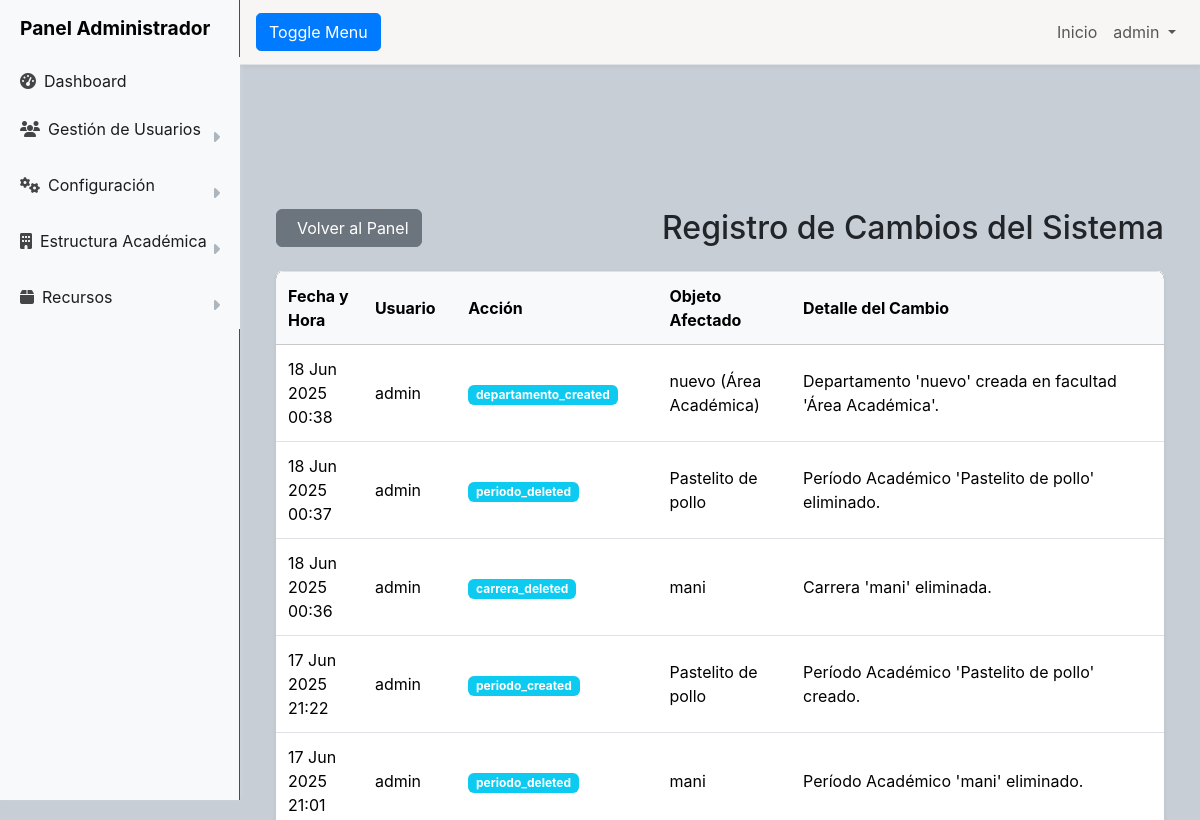
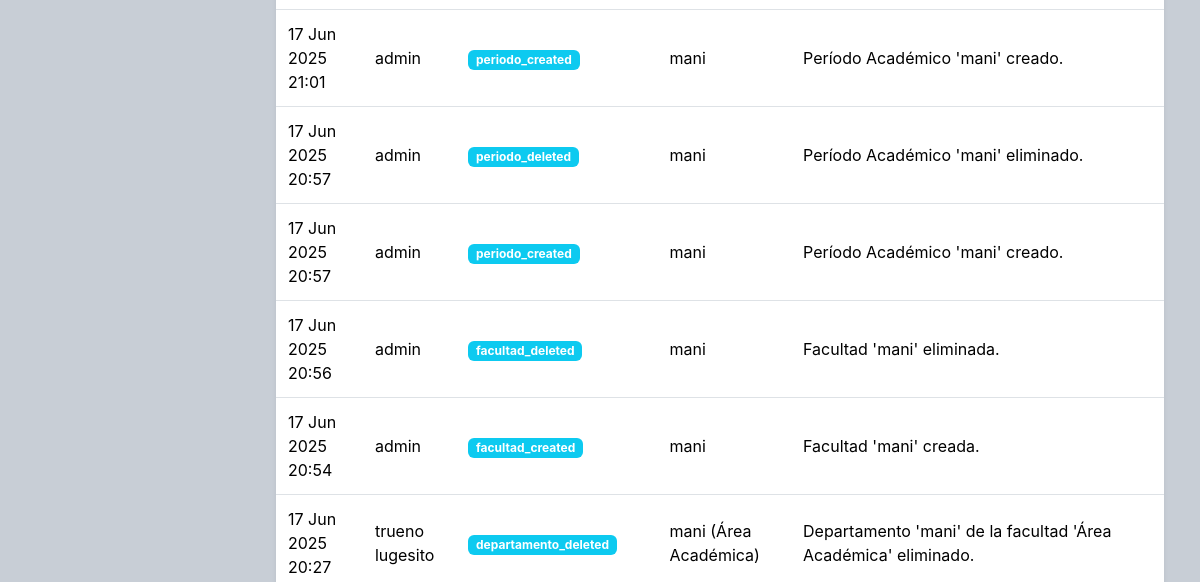
Page /administrador/registro_cambios/ (signed in, upper part) on the earlier database version (2 pictures, top to bottom).
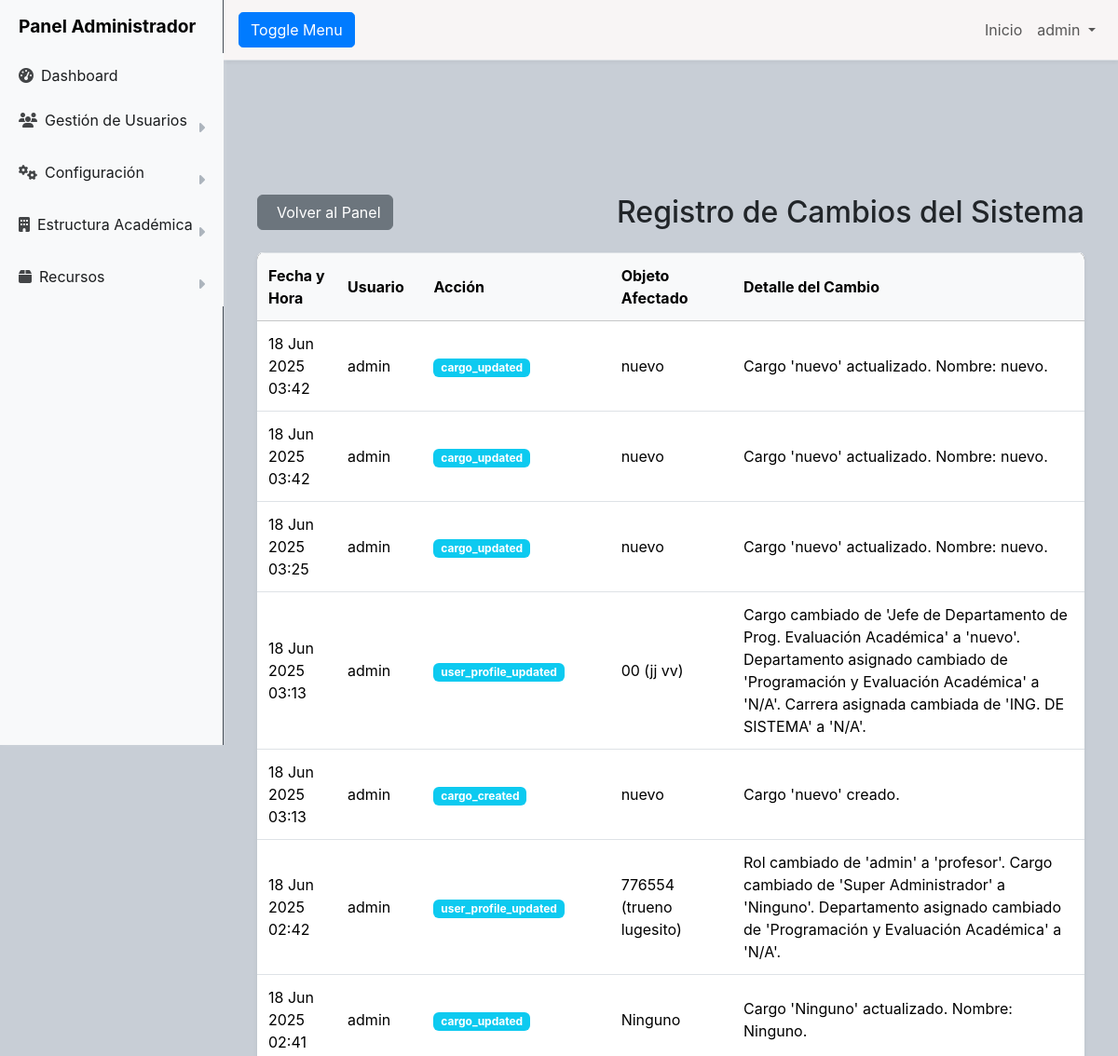
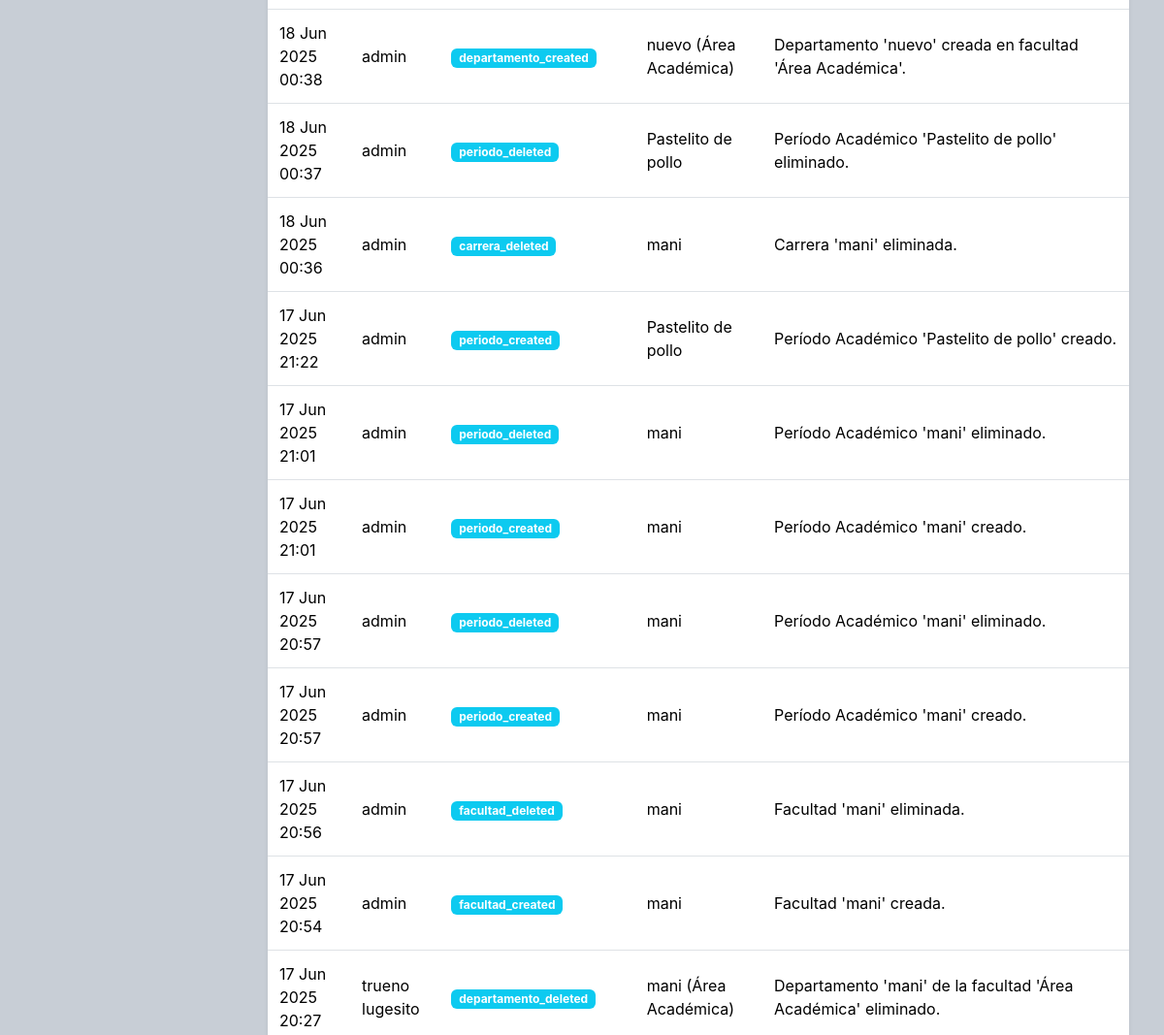
Same page on the later database version (2 pictures, top to bottom).
### administrador/models.py (models this page shows, shortened)
class LogEntry(models.Model):
    user = models.ForeignKey(User, on_delete=models.SET_NULL, null=True, blank=True, related_name='log_entries', help_text="Usuario que realizó el cambio")
    action_time = models.DateTimeField(auto_now_add=True, verbose_name="Fecha y Hora")
    action = models.CharField(max_length=100, verbose_name="Tipo de Acción", help_text="Ej. 'user_created', 'role_assigned', 'solicitud_aprobada'")
    object_repr = models.CharField(max_length=255, blank=True, verbose_name="Objeto Afectado", help_text="Representación textual del objeto (ej. 'Aula Laboratorio 3', 'Usuario juan.perez')")
    change_message = models.TextField(blank=True, verbose_name="Detalle del Cambio", help_text="Mensaje descriptivo del cambio realizado")
    content_type = models.ForeignKey(
        ContentType,
        on_delete=models.CASCADE,
        null=True,
        blank=True,
        related_name='administrador_log_entries'  # <-- Añade esto
    )
    object_id = models.PositiveIntegerField(null=True, blank=True)
    content_object = GenericForeignKey('content_type', 'object_id')
    class Meta:
        verbose_name = "Registro de Cambio"
        verbose_name_plural = "Registros de Cambios"
        ordering = ['-action_time'] # Ordenar por los más recientes primero

### accounts/models.py (models this page shows, shortened)
class Usuario(AbstractUser):
    ROLES = [
        ('admin', 'Administrador'),
        ('coordinador', 'Coordinador'),
        ('profesor', 'Profesor'),
        ('operativo', 'Operativo'),
        ('super_admin', 'Super Administrador'),
    ]
    rol = models.CharField("Rol del Sistema", max_length=20, choices=ROLES, default='profesor')
    cargo = models.ForeignKey(
        Cargo,
        on_delete=models.SET_NULL, # Si el Cargo se borra, este campo se pone a NULL
        null=True,
        blank=True,
        related_name='usuarios_con_este_cargo',
        verbose_name="Tipo de Cargo"
    )
    departamento_asignado = models.ForeignKey(
        Departamento,
        on_delete=models.SET_NULL,
        null=True,
        blank=True,
        related_name='jefes_coordinadores',
        verbose_name="Departamento Asignado (si aplica)"
    )
    carrera_asignada = models.ForeignKey(
        Carrera, # ESTO SIGUE APUNTANDO A TU MODELO CARRERA ACTUALIZADO
        on_delete=models.SET_NULL,
        null=True,
        blank=True,
        related_name='directores_coordinadores',
        verbose_name="Carrera Asignada (si aplica)"
    )
    cedula = models.CharField("Cédula", max_length=20, unique=True, null=True, blank=True)
    telefono_movil = models.CharField("Teléfono Móvil", max_length=15, blank=True, null=True)
    class Meta:
        verbose_name = "Usuario"
        verbose_name_plural = "Usuarios"
    def has_permission(self, permission_name, obj=None):
        if self.is_superuser:
            return True

### administrador/views.py (the view)
# urls.py: path('registro_cambios/', views.ver_registro_cambios, name='registro_cambios'), # Nueva URL para el registro de cambios
@login_required
@user_passes_test(lambda u: u.has_permission(PERMISSIONS.VIEW_LOGS))
def ver_registro_cambios(request):
    logs = LogEntry.objects.order_by('-action_time')
    context = {'logs': logs}
    return render(request, 'registro_cambios.html', context)

### administrador/templates/registro_cambios.html (shortened to what this page needs)
{% extends "panel_administrador.html" %}
{% block content_admin_panel %}
<div class="container mt-5 pt-5">
    <div class="d-flex justify-content-between align-items-center mb-4">
        <a href="{% url 'administrador:panel_administrador' %}" class="btn btn-secondary">
             Volver al Panel
        </a>
        <h2 class="mb-0">Registro de Cambios del Sistema</h2>
    </div>
    {% if logs %}
        <div class="table-responsive bg-white rounded shadow-sm">
            <table class="table table-hover mb-0">
                <thead class="table-light">
                    <tr>
                        <th scope="col">Fecha y Hora</th>
                        <th scope="col">Usuario</th>
                        <th scope="col">Acción</th>
                        <th scope="col">Objeto Afectado</th>
                        <th scope="col">Detalle del Cambio</th>
                    </tr>
                </thead>
                <tbody>
                    {% for log in logs %}
                        <tr>
                            <td>{{ log.action_time|date:"d M Y H:i" }}</td>
                            <td>{{ log.user.get_full_name|default:log.user.username|default:"N/A" }}</td>
                            <td><span class="badge bg-info">{{ log.action }}</span></td>
                            <td>{{ log.object_repr }}</td>
                            <td>{{ log.change_message }}</td>
                        </tr>
                    {% endfor %}
                </tbody>
            </table>
        </div>
    {% else %}
        <div class="alert alert-info text-center mt-4">No hay registros de cambios aún.</div>
    {% endif %}
</div>
{% endblock content_admin_panel %}

Differences in the rows shown:
added LogEntry: action_time "18 Jun 2025 03:42", user.get_full_name "admin", action "cargo_updated", object_repr "nuevo", change_message "Cargo 'nuevo' actualizado. Nombre: nuevo."
added LogEntry: action_time "18 Jun 2025 03:42", user.get_full_name "admin", action "cargo_updated", object_repr "nuevo", change_message "Cargo 'nuevo' actualizado. Nombre: nuevo."
added LogEntry: action_time "18 Jun 2025 03:25", user.get_full_name "admin", action "cargo_updated", object_repr "nuevo", change_message "Cargo 'nuevo' actualizado. Nombre: nuevo."
added LogEntry: action_time "18 Jun 2025 03:13", user.get_full_name "admin", action "user_profile_updated", object_repr "00 (jj vv)", change_message "Cargo cambiado de 'Jefe de Departamento de Prog. Evaluación Académica' a 'nuevo'. Departamento asignado cambiado de 'Programación y Evaluación Académica' a 'N/A'. Carrera asignada cambiada de 'ING. DE SISTEMA' a 'N/A'."
added LogEntry: action_time "18 Jun 2025 03:13", user.get_full_name "admin", action "cargo_created", object_repr "nuevo", change_message "Cargo 'nuevo' creado."
added LogEntry: action_time "18 Jun 2025 02:42", user.get_full_name "admin", action "user_profile_updated", object_repr "776554 (trueno lugesito)", change_message "Rol cambiado de 'admin' a 'profesor'. Cargo cambiado de 'Super Administrador' a 'Ninguno'. Departamento asignado cambiado de 'Programación y Evaluación Académica' a 'N/A'."
added LogEntry: action_time "18 Jun 2025 02:41", user.get_full_name "admin", action "cargo_updated", object_repr "Ninguno", change_message "Cargo 'Ninguno' actualizado. Nombre: Ninguno."
